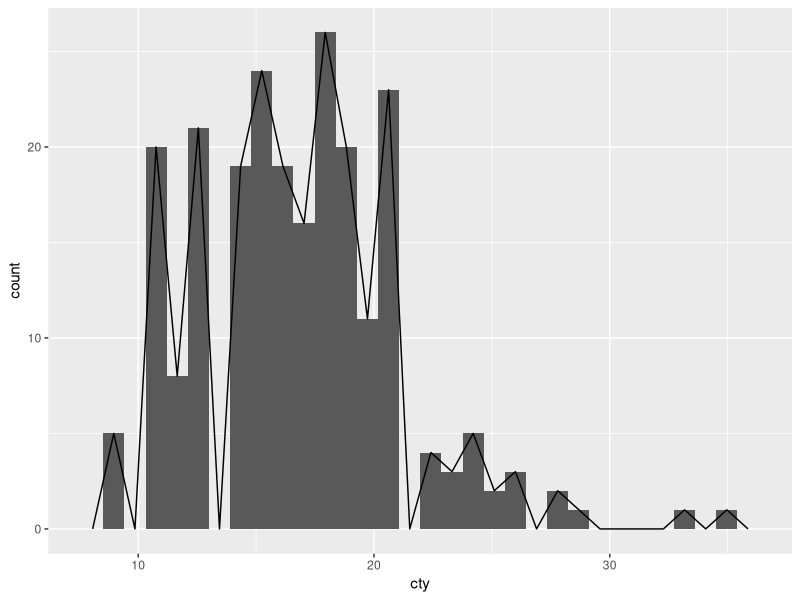
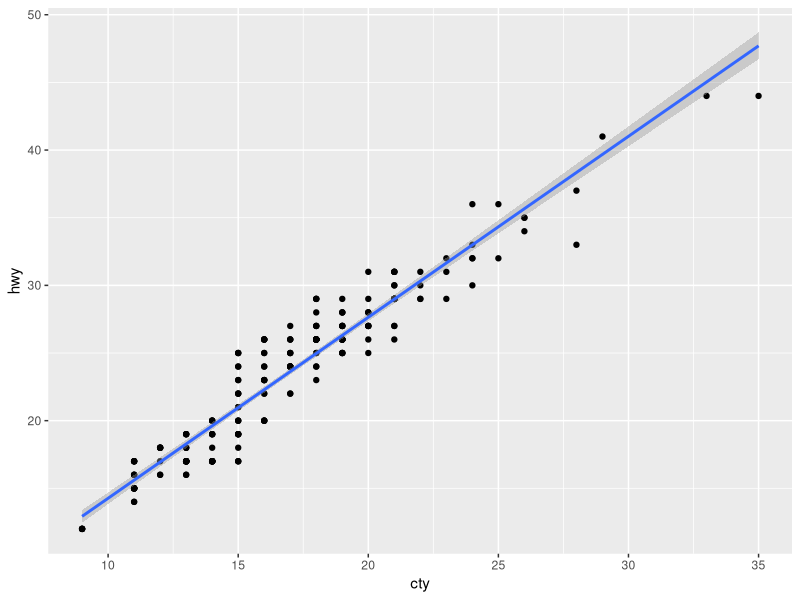
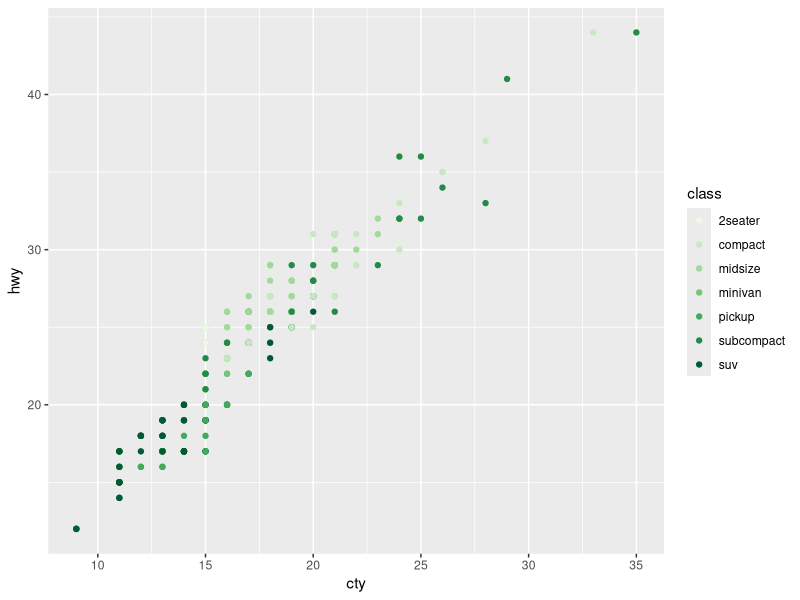
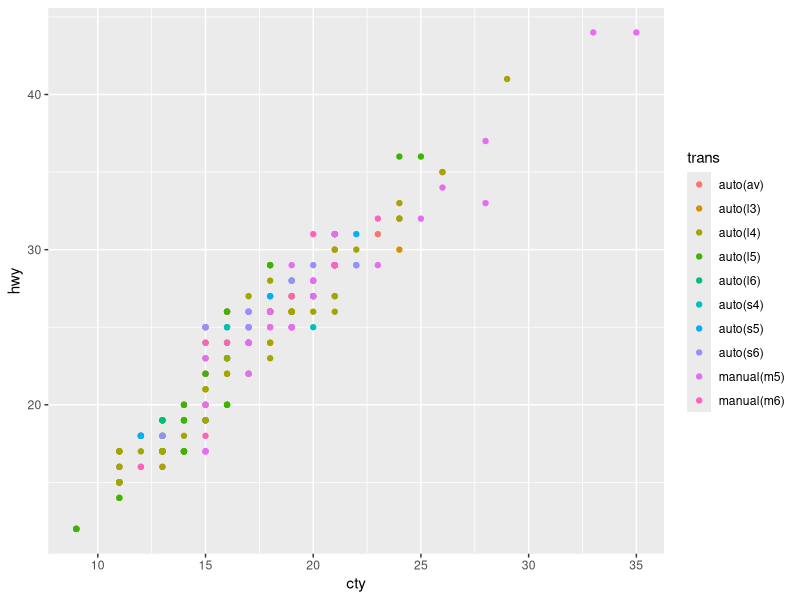

These figures' R source, in order:
library(tidyverse)
install.packages("tidyverse")
library(tidyverse)
data()
view(mpg)
?mpg
?mean
mean(mpg$displ)
glimpse(mpg)
?filter

mpg_efficient <- filter(mpg, cty >= 20)
view(mpg_efficient)
mpg_audi <- filter(mpg, manufacturer=='audi')
view(mpg_audi)
mpg_metric <- mutate(mpg, cty_metric = 0.425144 * cty)
view(mpg_metric)
glimpse(mpg_metric)
mpg_metric <- mpg %>% 
  mutate(mpg, cty_metric = 0.425144 * cty)
view(mpg_metric)

# get summaries of mean and median per class
mpg %>% 
  group_by(class) %>% 
  summarise(mean(cty),
            median(cty))

# data visualisation with ggplot2

ggplot(mpg, aes(x = cty)) +
  geom_histogram() +
  geom_freqpoly()
  labs(x = 'city mileage')
  
ggplot(mpg, aes(x = cty,
       y = hwy)) + 
  geom_point() +
  geom_smooth(method = 'lm')

ggplot(mpg, aes(x = cty,
                y = hwy,
                color=class)) + 
  geom_point() +
  scale_color_brewer(palette = 'Dark')

ggplot(mpg, aes(x=cty,
                y=hwy, 
       color=trans)) +
  geom_point()
        

  